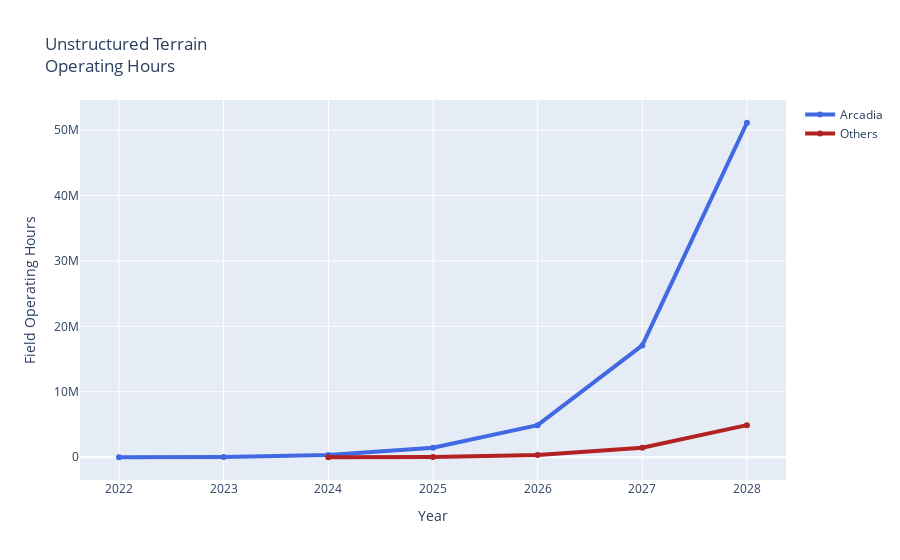

The notebook cell saved with this chart:
### Markdown cell above
### Data Advantage

In 2023, Arcadia will have 300k hours of field experience before competitors are even out of the gate.  To catch-up, competitors would have to:

1. pursuade partners willing to spend time running a new solution (a difficult task when a working solution is already available), and
2. invest $50M in field operations

The competitive gap would go up non-linearly -- i.e. every year the number of hours required goes up exponentially.

### Code cell
fig = go.Figure()
# Create and style traces
fig.add_trace(go.Scatter(x=a['year'], y=a['cum_hours'], name='Arcadia',
                         line=dict(color='royalblue', width=4)))

fig.add_trace(go.Scatter(x=a['year'], y=a['best_case_competitor_hours'], name='Others',
                         line=dict(color='firebrick', width=4)))

# Edit the layout
fig.update_layout(title='Unstructured Terrain<br>Operating Hours',
                   xaxis_title='Year',
                   yaxis_title='Field Operating Hours')


fig.show()

### Figure 1 — Plotly figure (JSON) as saved in the notebook; plotly's stock layout.template omitted (floating-point values rounded to 4 significant figures)
{"data": [{"line": {"color": "royalblue", "width": 4}, "name": "Arcadia", "type": "scatter", "x": [2022, 2023, 2024, 2025, 2026, 2027, 2028], "y": [2912, 52416, 334880, 1467648, 4906720, 17081792, 51096864]}, {"line": {"color": "firebrick", "width": 4}, "name": "Others", "type": "scatter", "x": [2022, 2023, 2024, 2025, 2026, 2027, 2028], "y": [null, null, 2912, 52416, 334880, 1467648, 4906720]}], "layout": {"title": {"text": "Unstructured Terrain<br>Operating Hours"}, "xaxis": {"title": {"text": "Year"}}, "yaxis": {"title": {"text": "Field Operating Hours"}}}}
